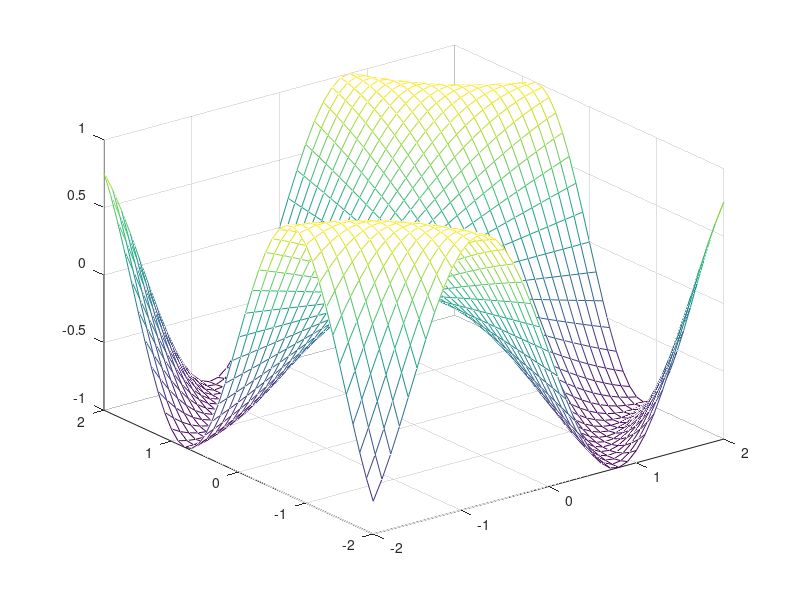
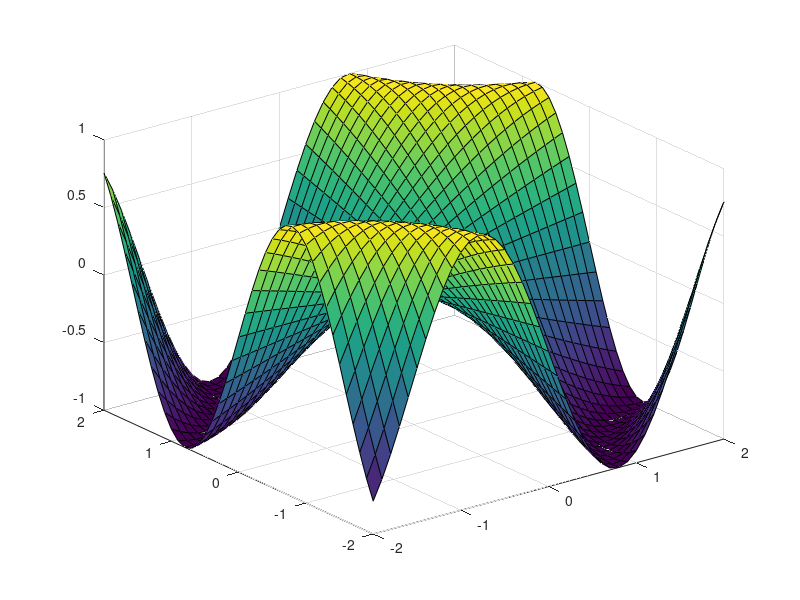
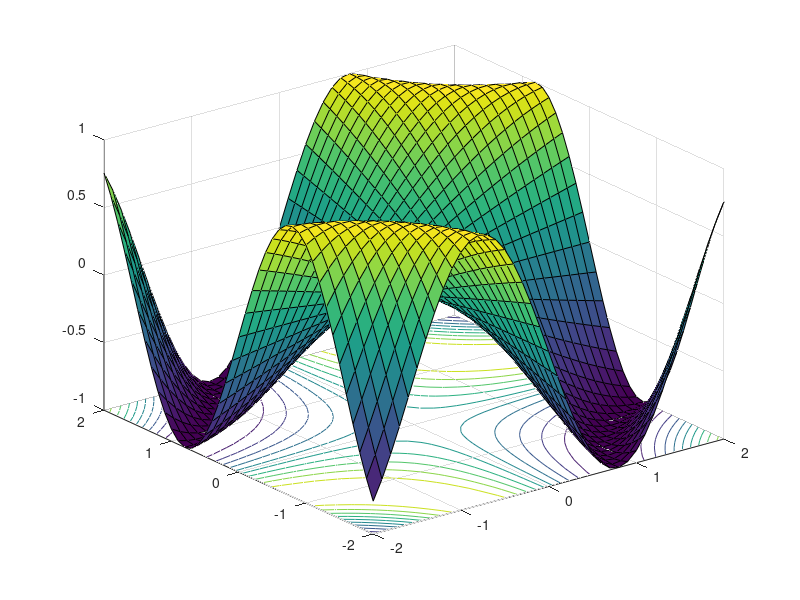

Write MATLAB code to recreate these figures, in order.
x=-2:0.1:2;
y=-2:0.1:2;
[xb,yb]=meshgrid(x,y);
zb=sin(xb.*yb);
figure(1);
mesh(xb,yb,zb);
figure(2);
surf(xb,yb,zb);
figure(3);
surfc(xb,yb,zb);